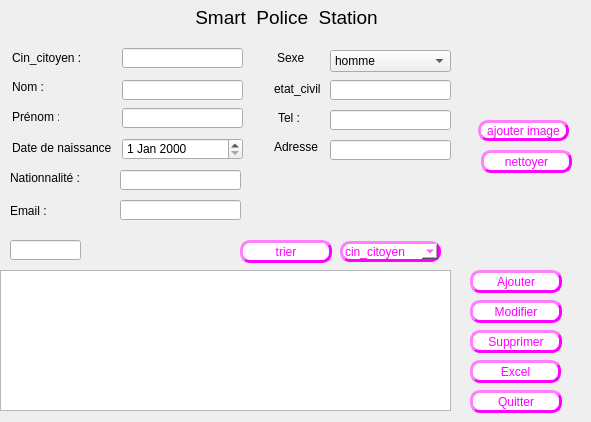
      <widget class="QWidget" name="widget_2">
       <attribute name="icon">
        <iconset>
         <normaloff>../../Downloads/48175.png</normaloff>../../Downloads/48175.png</iconset>
       </attribute>
       <attribute name="title">
        <string>citoyen</string>
       </attribute>
       <widget class="QLabel" name="policou">
        <property name="geometry">
         <rect>
          <x>190</x>
          <y>0</y>
          <width>351</width>
          <height>35</height>
         </rect>
        </property>
        <property name="sizePolicy">
         <sizepolicy hsizetype="Preferred" vsizetype="Maximum">
          <horstretch>0</horstretch>
          <verstretch>0</verstretch>
         </sizepolicy>
        </property>
        <property name="font">
         <font>
          <family>Arial</family>
          <pointsize>14</pointsize>
          <weight>50</weight>
          <bold>false</bold>
          <underline>false</underline>
         </font>
        </property>
        <property name="text">
         <string> Smart  Police  Station</string>
        </property>
        <property name="textFormat">
         <enum>Qt::PlainText</enum>
        </property>
       </widget>
       <widget class="QLineEdit" name="cin_citoyen">
        <property name="geometry">
         <rect>
          <x>122</x>
          <y>48</y>
          <width>121</width>
          <height>20</height>
         </rect>
        </property>
       </widget>
       <widget class="QLabel" name="label_24">
        <property name="geometry">
         <rect>
          <x>12</x>
          <y>50</y>
          <width>81</width>
          <height>16</height>
         </rect>
        </property>
        <property name="text">
         <string>Cin_citoyen :</string>
        </property>
       </widget>
       <widget class="QLabel" name="label_25">
        <property name="geometry">
         <rect>
          <x>12</x>
          <y>140</y>
          <width>201</width>
          <height>16</height>
         </rect>
        </property>
        <property name="font">
         <font>
          <family>Arial</family>
          <pointsize>9</pointsize>
          <weight>50</weight>
          <bold>false</bold>
         </font>
        </property>
        <property name="text">
         <string>Date de naissance</string>
        </property>
       </widget>
       <widget class="QLineEdit" name="nom_citoyen">
        <property name="geometry">
         <rect>
          <x>122</x>
          <y>80</y>
          <width>121</width>
          <height>20</height>
         </rect>
        </property>
       </widget>
       <widget class="QLineEdit" name="prenom_citoyen">
        <property name="geometry">
         <rect>
          <x>122</x>
          <y>108</y>
          <width>121</width>
          <height>20</height>
         </rect>
        </property>
       </widget>
       <widget class="QLabel" name="label_26">
        <property name="geometry">
         <rect>
          <x>12</x>
          <y>80</y>
          <width>47</width>
          <height>13</height>
         </rect>
        </property>
        <property name="text">
         <string>Nom :</string>
        </property>
       </widget>
       <widget class="QDateEdit" name="dateEdit_4">
        <property name="geometry">
         <rect>
          <x>122</x>
          <y>138</y>
          <width>121</width>
          <height>22</height>
         </rect>
        </property>
       </widget>
       <widget class="QLabel" name="label_33">
        <property name="geometry">
         <rect>
          <x>12</x>
          <y>110</y>
          <width>47</width>
          <height>13</height>
         </rect>
        </property>
        <property name="text">
         <string>Prénom :4</string>
        </property>
       </widget>
       <widget class="QLineEdit" name="nationalite_citoyen">
        <property name="geometry">
         <rect>
          <x>120</x>
          <y>170</y>
          <width>121</width>
          <height>20</height>
         </rect>
        </property>
       </widget>
       <widget class="QLineEdit" name="email_citoyen">
        <property name="geometry">
         <rect>
          <x>120</x>
          <y>200</y>
          <width>121</width>
          <height>20</height>
         </rect>
        </property>
       </widget>
       <widget class="QLabel" name="label_36">
        <property name="geometry">
         <rect>
          <x>10</x>
          <y>200</y>
          <width>51</width>
          <height>21</height>
         </rect>
        </property>
        <property name="font">
         <font>
          <family>Arial</family>
          <pointsize>9</pointsize>
          <weight>50</weight>
          <bold>false</bold>
         </font>
        </property>
        <property name="text">
         <string>Email :</string>
        </property>
       </widget>
       <widget class="QLabel" name="label_53">
        <property name="geometry">
         <rect>
          <x>10</x>
          <y>170</y>
          <width>91</width>
          <height>16</height>
         </rect>
        </property>
        <property name="text">
         <string>Nationnalité :</string>
        </property>
       </widget>
       <widget class="QLabel" name="label_54">
        <property name="geometry">
         <rect>
          <x>278</x>
          <y>113</y>
          <width>50</width>
          <height>10</height>
         </rect>
        </property>
        <property name="text">
         <string>Tel :</string>
        </property>
       </widget>
       <widget class="QLabel" name="label_67">
        <property name="geometry">
         <rect>
          <x>277</x>
          <y>50</y>
          <width>81</width>
          <height>16</height>
         </rect>
        </property>
        <property name="text">
         <string>Sexe</string>
        </property>
       </widget>
       <widget class="QComboBox" name="comboBox_citoyen">
        <property name="geometry">
         <rect>
          <x>330</x>
          <y>50</y>
          <width>121</width>
          <height>22</height>
         </rect>
        </property>
        <item>
         <property name="text">
          <string>homme</string>
         </property>
        </item>
        <item>
         <property name="text">
          <string>femme</string>
         </property>
        </item>
       </widget>
       <widget class="QTableView" name="tab_citoyen">
        <property name="geometry">
         <rect>
          <x>0</x>
          <y>270</y>
          <width>451</width>
          <height>141</height>
         </rect>
        </property>
       </widget>
       <widget class="QPushButton" name="ajouter_citoyen">
        <property name="geometry">
         <rect>
          <x>470</x>
          <y>270</y>
          <width>92</width>
          <height>23</height>
         </rect>
        </property>
        <property name="styleSheet">
         <string notr="true">
background-color:white; 
color: rgb(255, 0, 255);
border-style:outset ; 
border-width:3px ; 
border-radius:10px;</string>
        </property>
        <property name="text">
         <string>Ajouter</string>
        </property>
       </widget>
       <widget class="QPushButton" name="pushButton_30">
        <property name="geometry">
         <rect>
          <x>470</x>
          <y>390</y>
          <width>92</width>
          <height>23</height>
         </rect>
        </property>
        <property name="styleSheet">
         <string notr="true">
background-color:white; 
color: rgb(255, 0, 255);
border-style:outset ; 
border-width:3px ; 
border-radius:10px;</string>
        </property>
        <property name="text">
         <string>Quitter</string>
        </property>
       </widget>
       <widget class="QPushButton" name="modifier_citoyen">
        <property name="geometry">
         <rect>
          <x>470</x>
          <y>300</y>
          <width>92</width>
          <height>23</height>
         </rect>
        </property>
        <property name="styleSheet">
         <string notr="true">
background-color:white; 
color: rgb(255, 0, 255);
border-style:outset ; 
border-width:3px ; 
border-radius:10px;</string>
        </property>
        <property name="text">
         <string>Modifier</string>
        </property>
       </widget>
       <widget class="QPushButton" name="supprimer_citoyen">
        <property name="geometry">
         <rect>
          <x>470</x>
          <y>330</y>
          <width>92</width>
          <height>23</height>
         </rect>
        </property>
        <property name="styleSheet">
         <string notr="true">
background-color:white; 
color: rgb(255, 0, 255);
border-style:outset ; 
border-width:3px ; 
border-radius:10px;</string>
        </property>
        <property name="text">
         <string>Supprimer</string>
        </property>
       </widget>
       <widget class="QPushButton" name="pushButton_37">
        <property name="geometry">
         <rect>
          <x>240</x>
          <y>240</y>
          <width>92</width>
          <height>23</height>
         </rect>
        </property>
        <property name="styleSheet">
         <string notr="true">
background-color:white; 
color: rgb(255, 0, 255);
border-style:outset ; 
border-width:3px ; 
border-radius:10px;</string>
        </property>
        <property name="text">
         <string>trier</string>
        </property>
       </widget>
       <widget class="QLineEdit" name="tel_citoyen">
        <property name="geometry">
         <rect>
          <x>330</x>
          <y>110</y>
          <width>121</width>
          <height>20</height>
         </rect>
        </property>
       </widget>
       <widget class="QLabel" name="label_6">
        <property name="geometry">
         <rect>
          <x>274</x>
          <y>140</y>
          <width>47</width>
          <height>13</height>
         </rect>
        </property>
        <property name="text">
         <string>Adresse</string>
        </property>
       </widget>
       <widget class="QLineEdit" name="adresse_citoyen">
        <property name="geometry">
         <rect>
          <x>330</x>
          <y>140</y>
          <width>121</width>
          <height>20</height>
         </rect>
        </property>
       </widget>
       <widget class="QComboBox" name="comboBox_citoyen_2">
        <property name="geometry">
         <rect>
          <x>340</x>
          <y>241</y>
          <width>101</width>
          <height>21</height>
         </rect>
        </property>
        <property name="styleSheet">
         <string notr="true">border-color: rgb(255, 0, 255);
background-color:white; 
color: rgb(255, 0, 255);
border-style:outset ; 
border-width:3px ; 
border-radius:10px;</string>
        </property>
        <item>
         <property name="text">
          <string>cin_citoyen</string>
         </property>
        </item>
        <item>
         <property name="text">
          <string>nom citoyen</string>
         </property>
        </item>
        <item>
         <property name="text">
          <string>date de naissance</string>
         </property>
        </item>
       </widget>
       <widget class="QLineEdit" name="etat_civil">
        <property name="geometry">
         <rect>
          <x>330</x>
          <y>80</y>
          <width>121</width>
          <height>20</height>
         </rect>
        </property>
       </widget>
       <widget class="QPushButton" name="pushButton_9">
        <property name="geometry">
         <rect>
          <x>470</x>
          <y>360</y>
          <width>91</width>
          <height>23</height>
         </rect>
        </property>
        <property name="styleSheet">
         <string notr="true">
background-color:white; 
color: rgb(255, 0, 255);
border-style:outset ; 
border-width:3px ; 
border-radius:10px;</string>
        </property>
        <property name="text">
         <string>Excel</string>
        </property>
       </widget>
       <widget class="QLabel" name="label_68">
        <property name="geometry">
         <rect>
          <x>274</x>
          <y>79</y>
          <width>51</width>
          <height>20</height>
         </rect>
        </property>
        <property name="text">
         <string>etat_civil</string>
        </property>
       </widget>
       <widget class="QPushButton" name="ajouter_image">
        <property name="geometry">
         <rect>
          <x>478</x>
          <y>120</y>
          <width>91</width>
          <height>21</height>
         </rect>
        </property>
        <property name="styleSheet">
         <string notr="true">
background-color:white; 
color: rgb(255, 0, 255);
border-style:outset ; 
border-width:3px ; 
border-radius:10px;</string>
        </property>
        <property name="text">
         <string>ajouter image</string>
        </property>
       </widget>
       <widget class="QLabel" name="label_photo">
        <property name="geometry">
         <rect>
          <x>481</x>
          <y>6</y>
          <width>101</width>
          <height>101</height>
         </rect>
        </property>
        <property name="text">
         <string/>
        </property>
        <property name="pixmap">
         <pixmap>../interfacefinal/images/salariess.png</pixmap>
        </property>
        <property name="scaledContents">
         <bool>true</bool>
        </property>
       </widget>
       <widget class="QLabel" name="label_date_time">
        <property name="geometry">
         <rect>
          <x>10</x>
          <y>10</y>
          <width>151</width>
          <height>16</height>
         </rect>
        </property>
        <property name="text">
         <string/>
        </property>
       </widget>
       <widget class="QPushButton" name="nettoyer">
        <property name="geometry">
         <rect>
          <x>481</x>
          <y>150</y>
          <width>91</width>
          <height>23</height>
         </rect>
        </property>
        <property name="styleSheet">
         <string notr="true">
background-color:white; 
color: rgb(255, 0, 255);
border-style:outset ; 
border-width:3px ; 
border-radius:10px;</string>
        </property>
        <property name="text">
         <string>nettoyer</string>
        </property>
       </widget>
       <widget class="QLineEdit" name="recherche_citoyen">
        <property name="geometry">
         <rect>
          <x>10</x>
          <y>240</y>
          <width>71</width>
          <height>20</height>
         </rect>
        </property>
       </widget>
       <widget class="QLabel" name="verif_cin_citoyen">
        <property name="geometry">
         <rect>
          <x>250</x>
          <y>50</y>
          <width>21</width>
          <height>20</height>
         </rect>
        </property>
        <property name="text">
         <string/>
        </property>
        <property name="scaledContents">
         <bool>true</bool>
        </property>
       </widget>
       <widget class="QLabel" name="verif_nom_citoyen">
        <property name="geometry">
         <rect>
          <x>250</x>
          <y>80</y>
          <width>21</width>
          <height>20</height>
         </rect>
        </property>
        <property name="text">
         <string/>
        </property>
        <property name="scaledContents">
         <bool>true</bool>
        </property>
       </widget>
       <widget class="QLabel" name="verif_prenom_citoyen">
        <property name="geometry">
         <rect>
          <x>250</x>
          <y>110</y>
          <width>21</width>
          <height>20</height>
         </rect>
        </property>
        <property name="text">
         <string/>
        </property>
        <property name="scaledContents">
         <bool>true</bool>
        </property>
       </widget>
       <widget class="QLabel" name="verif_date_citoyen">
        <property name="geometry">
         <rect>
          <x>250</x>
          <y>140</y>
          <width>21</width>
          <height>20</height>
         </rect>
        </property>
        <property name="text">
         <string/>
        </property>
        <property name="scaledContents">
         <bool>true</bool>
        </property>
       </widget>
       <widget class="QLabel" name="verif_nationnalite_citoyen">
        <property name="geometry">
         <rect>
          <x>250</x>
          <y>170</y>
          <width>21</width>
          <height>20</height>
         </rect>
        </property>
        <property name="text">
         <string/>
        </property>
        <property name="scaledContents">
         <bool>true</bool>
        </property>
       </widget>
       <widget class="QPushButton" name="pushButton_10">
        <property name="geometry">
         <rect>
          <x>60</x>
          <y>238</y>
          <width>75</width>
          <height>23</height>
         </rect>
        </property>
        <property name="styleSheet">
         <string notr="true">border-style:outset ; 
border-width:0px ; 
border-radius:0px;</string>
        </property>
        <property name="text">
         <string/>
        </property>
        <property name="icon">
         <iconset>
          <normaloff>../../Documents/PoliceStation2/Nouveau dossier/téléchargement (5).png</normaloff>../../Documents/PoliceStation2/Nouveau dossier/téléchargement (5).png</iconset>
        </property>
       </widget>
       <widget class="QLabel" name="verif_adresse">
        <property name="geometry">
         <rect>
          <x>450</x>
          <y>170</y>
          <width>21</width>
          <height>20</height>
         </rect>
        </property>
        <property name="text">
         <string/>
        </property>
        <property name="scaledContents">
         <bool>true</bool>
        </property>
       </widget>
       <widget class="QLabel" name="verif_tel">
        <property name="geometry">
         <rect>
          <x>450</x>
          <y>110</y>
          <width>21</width>
          <height>20</height>
         </rect>
        </property>
        <property name="text">
         <string/>
        </property>
        <property name="scaledContents">
         <bool>true</bool>
        </property>
       </widget>
       <widget class="QLabel" name="verif_email">
        <property name="geometry">
         <rect>
          <x>250</x>
          <y>200</y>
          <width>21</width>
          <height>20</height>
         </rect>
        </property>
        <property name="text">
         <string/>
        </property>
        <property name="scaledContents">
         <bool>true</bool>
        </property>
       </widget>
       <widget class="QLabel" name="verif_sexe">
        <property name="geometry">
         <rect>
          <x>450</x>
          <y>50</y>
          <width>21</width>
          <height>20</height>
         </rect>
        </property>
        <property name="text">
         <string/>
        </property>
        <property name="scaledContents">
         <bool>true</bool>
        </property>
       </widget>
      </widget>
